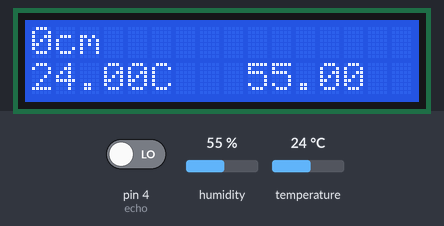
Recording of a program running on a simulated Arduino Mega 2560, built with avr-gcc and run on an emulated ATmega2560. Shown: 16×2 character LCD. Inputs (shaded band) come from the test bench; at power-on: humidity 55 %, temperature 24 °C, pin 4 (echo) LOW. What the program prints to the serial monitor is not drawn.

Above: at 6.7 s.
6.8 s: humidity set to 22 %
At 13.8 s:
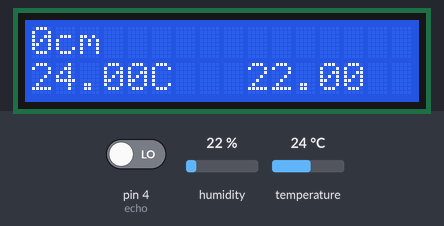
14.6 s: temperature set to 12 °C
At 20.7 s:
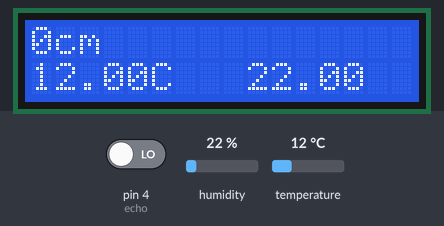
21.6 s: humidity set to 40 %
At 27.6 s:
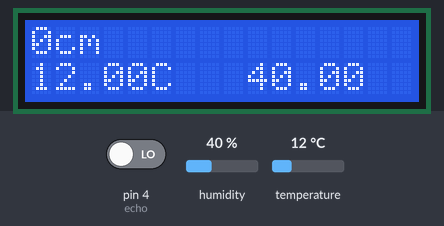
28.7 s: temperature set to 19 °C
At 35.7 s:
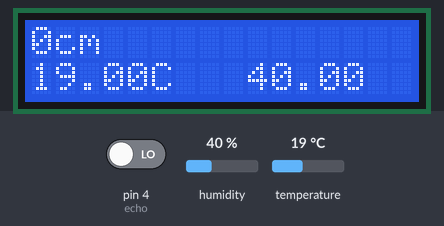
Timing chart, 0 to 36.7 s (numbered marks = the images above; inputs shaded):
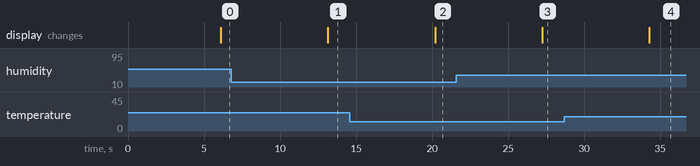

The program:

main.cpp
```cpp
#include <Arduino.h>
#include <LiquidCrystal.h> // Die Bibliothek für deinen Display
#include <Wire.h>
#include "DHT.h"
//Trong Tue Phan
//dht
#define DHTPIN 2      // Hier die Pin Nummer eintragen wo der Sensor angeschlossen ist
#define DHTTYPE DHT11 // Hier wird definiert was für ein Sensor ausgelesen wird. In  \
                      // unserem Beispiel möchten wir einen DHT11 auslesen, falls du \
                      // ein DHT22 hast einfach DHT22 eintragen
/**( Definieren der Objekte )**/
DHT dht(DHTPIN, DHTTYPE);
//ultraschall
int trigger = 3; // Der Trigger Pin
int echo = 4; // Der Echo Pin
long dauer = 0; // Hier wird die Zeitdauer abgespeichert
// die die Ultraschallwelle braucht
// um zum Sensor zurückzukommen
long entfernung = 0; // Hier wird die Entfernung vom
// Hindernis abgespeichert
//lcd1602A
int RS = 6; //
int E = 7; //
int D4 = 11; //
int D5 = 10; //
int D6 = 9; //Variablen für die Arduino Pins
int D7 = 8; //
int Spalte = 16; //
int Zeile = 2; //
LiquidCrystal lcd(RS, E, D4, D5, D6, D7); // Hier wird das Objekt lcd vom Typ
void setup()
{
  //dht
  Serial.begin(9600);
  Serial.println("DHT11 Testprogramm");
  dht.begin();
  //ultraschall
  // Serial.begin(9600);                      // Die serielle Kommunikation starten
  pinMode(trigger, OUTPUT); // Trigger Pin als Ausgang definieren
  pinMode(echo, INPUT); // Echo Pin als Eingang defnieren
  //lcd
  lcd.begin(Spalte, Zeile); // Leg die LCD mit 16 Spalten und 2 Zeilen fest
}
void loop()
{
  // Wait a few seconds between measurements.
  delay(5000); // Hier definieren wir die Verweilzeit die gewartet wird
               // bis der Sensor wieder ausgelesen wird. Da der DHT11
               // auch ca. 2 Sekunden hat um seine Werte zuaktualisieren
               // macht es keinen sinn ihn schneller auszulesen!
  float h = dht.readHumidity();    // Lesen der Luftfeuchtigkeit und speichern in die Variable h
  float t = dht.readTemperature(); // Lesen der Temperatur in °C und speichern in die Variable t
  /**( Überprüfen ob alles richtig Ausgelesen wurde )**/
  if (isnan(h) || isnan(t))
  {
    Serial.println("Fehler beim auslesen des Sensors!");
    return;
  }
  // Nun senden wir die gemessenen Werte an den PC dise werden wir im Seriellem Monitor sehen
  Serial.print("Luftfeuchtigkeit: ");
  Serial.print(h);     // Ausgeben der Luftfeuchtigkeit
  Serial.print("%\t"); // Tabulator
  Serial.print("Temperatur: ");
  Serial.print(t);   // Ausgeben der Temperatur
  Serial.write("°"); // Schreiben des ° Zeichen
  Serial.println("C");
  digitalWrite(trigger, LOW); // Den Trigger auf LOW setzen um
  // ein rauschfreies Signal
  // senden zu können
  delay(5); // 5 Millisekunden warten
  digitalWrite(trigger, HIGH); // Den Trigger auf HIGH setzen um eine
  // Ultraschallwelle zu senden
  delay(10); // 10 Millisekunden warten
  digitalWrite(trigger, LOW); // Trigger auf LOW setzen um das
  // Senden abzuschließen
  dauer = pulseIn(echo, HIGH); // Die Zeit messen bis die
  // Ultraschallwelle zurückkommt
  entfernung = (dauer / 2) / 29.1; // Die Zeit in den Weg in Zentimeter umrechnen
  Serial.print(entfernung); // Den Weg in Zentimeter ausgeben
  Serial.println(" cm"); //
  lcd.setCursor(0, 0); // Springe in die erste Zeile
  lcd.print(entfernung); // Der Text für die erste Zeile
  lcd.print("cm");
  lcd.setCursor(0, 1); // Springe in die nächste Zeile
  lcd.print(t); // Schreibe den Text in die zweite Zeile
  lcd.print("C   ");
  lcd.print(h);
  delay(1000); // Nach einer Sekunde wiederholen
}
```

Measured:
- after the input at 6.8 s, the display: changes after 6.3 s (image 1)
- after the input at 14.6 s, the display: changes after 5.6 s (image 2)
- after the input at 21.6 s, the display: changes after 5.6 s (image 3)
- after the input at 28.7 s, the display: changes after 5.6 s (image 4)
